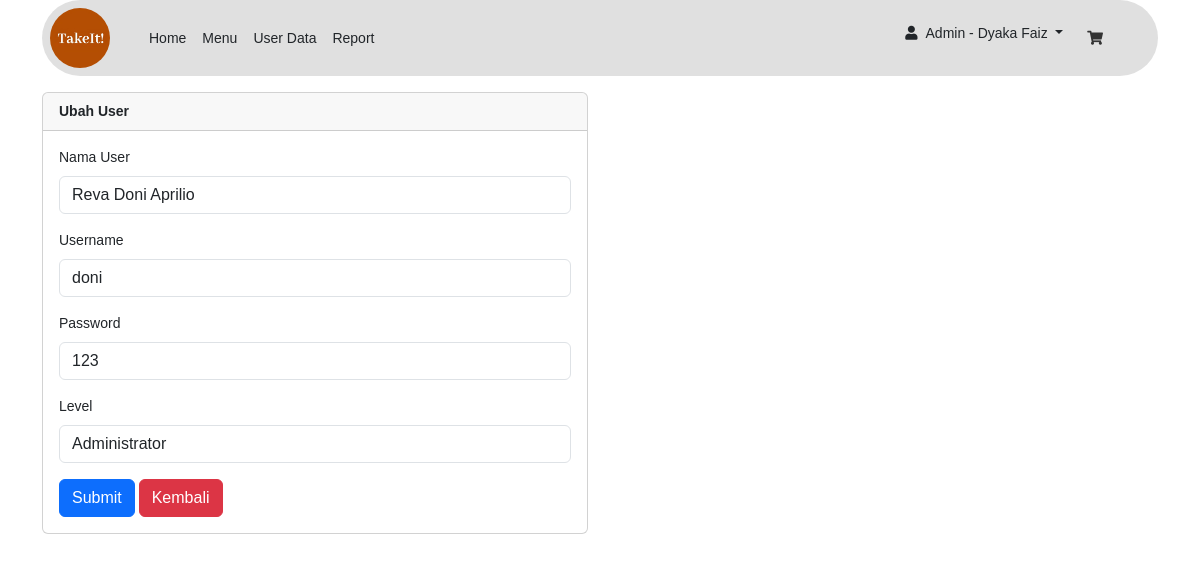
/dashboard/index.php?ubah_user=1 (signed in), run on an earlier commit of the app's database.
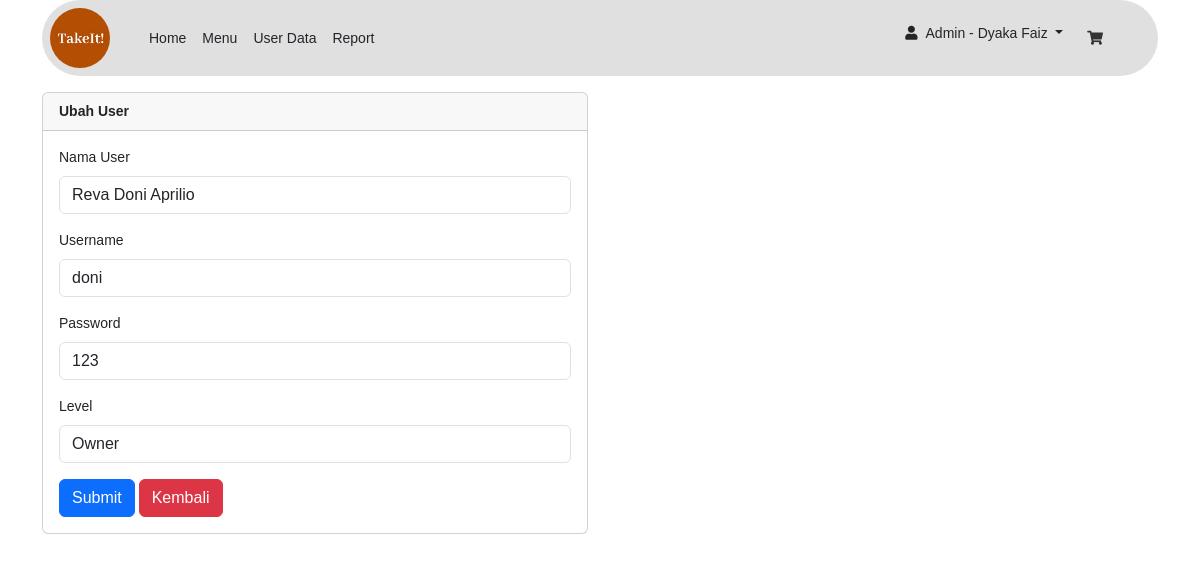
And on a later commit of the database.
### tables this page shows
CREATE TABLE `tb_user` (
  `id_user` int(11) NOT NULL,
  `username` varchar(128) NOT NULL,
  `password` varchar(128) NOT NULL,
  `nama_user` varchar(128) NOT NULL,
  `id_level` int(1) NOT NULL
);

CREATE TABLE `tb_level` (
  `id_level` int(11) NOT NULL,
  `level` varchar(128) NOT NULL
);

### dashboard/admin/ubah_user.php (the view)
<?php
$id = $_GET['ubah_user'];
$query = "SELECT * FROM tb_user WHERE id_user='$id'";
$sql = mysqli_query($kon, $query);
$data = mysqli_fetch_array($sql);
$sql2 = mysqli_query($kon, "SELECT * FROM tb_level");
?>
<div class="container mt-3">
	<div class="row">
		<div class="col-lg-6">
			<div class="card">
				<div class="card-header">
					<strong>Ubah User</strong>
				</div>
				<div class="card-body">
					<form action="fungsi/ubahUser.php?id_user=<?= $data['id_user'] ?>" method="post" enctype="multipart/form-data">
						<div class="form-group">
							<label class="form-label" for="nama_user">Nama User</label>
							<input type="text" class="form-control" id="nama_user" name="nama_user" value="<?= $data['nama_user'] ?>">
						</div>
						<div class="form-group">
							<label class="form-label" for="username">Username</label>
							<input type="text" class="form-control" id="username" name="username" value="<?= $data['username'] ?>">
						</div>
						<div class="form-group">
							<label class="form-label" for="password">Password</label>
							<input type="text" class="form-control" id="password" name="password" value="<?= $data['password'] ?>">
						</div>
						<div class="form-group">
							<label class="form-label" for="id_level">Level</label>
							<select name="id_level" id="id_level" class="form-control">
								<?php foreach ($sql2 as $level) : ?>
									<option value="<?= $level['id_level'] ?>" <?= $data['id_level'] == $level['id_level'] ? 'selected' : '' ?>>
										<?= $level['level'] ?>
									</option>
								<?php endforeach ?>
							</select>
						</div>
						<button type="submit" class="btn btn-primary">Submit</button>
						<button type="button" class="btn btn-danger" onclick="history.back()">Kembali</button>
					</form>
				</div>
			</div>
		</div>
	</div>
</div>

What changed in the data, as far as the page shows it:
changed through a linked row, tb_user "Reva Doni Aprilio": id_level "Administrator" → "Owner"
